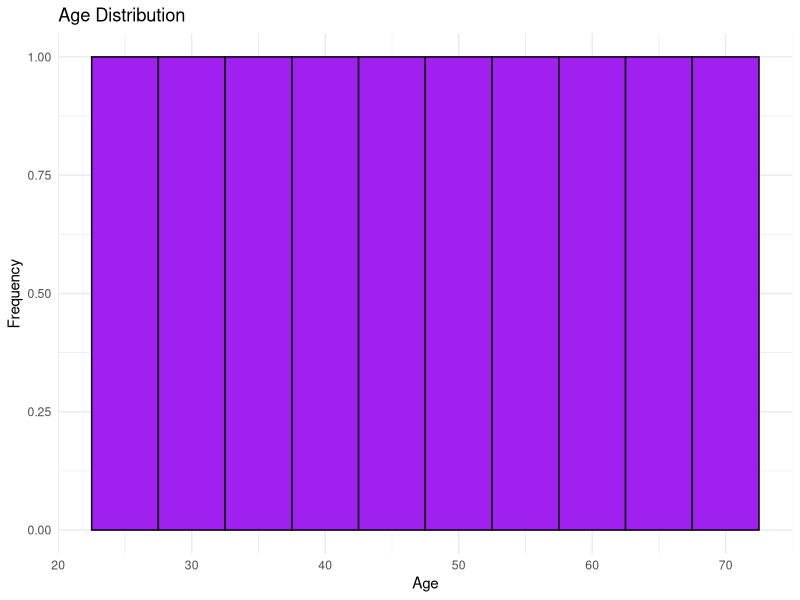

Reproduce this figure in R.
library(ggplot2)

data <- data.frame(Age = c(25, 30, 35, 40, 45, 50, 55, 60, 65, 70))

ggplot(data, aes(Age)) +
  geom_histogram(binwidth = 5, fill = "purple", color = "black") +
  labs(title = "Age Distribution", x = "Age", y = "Frequency") +
  theme_minimal()
